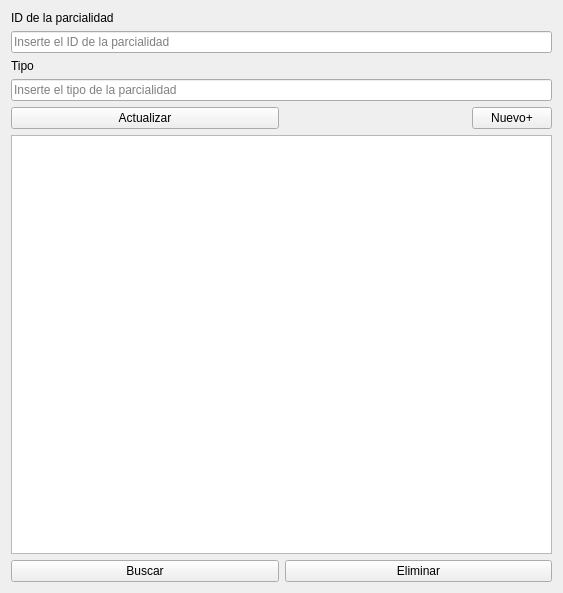
<?xml version="1.0" encoding="UTF-8"?>
<ui version="4.0">
 <class>VentanaParcialidades</class>
 <widget class="QWidget" name="VentanaParcialidades">
  <property name="geometry">
   <rect>
    <x>0</x>
    <y>0</y>
    <width>563</width>
    <height>593</height>
   </rect>
  </property>
  <property name="maximumSize">
   <size>
    <width>563</width>
    <height>16777215</height>
   </size>
  </property>
  <property name="windowTitle">
   <string>Parcialidades</string>
  </property>
  <layout class="QGridLayout" name="gridLayout">
   <item row="1" column="0" colspan="2">
    <widget class="QLineEdit" name="lineIDParcialidades">
     <property name="placeholderText">
      <string>Inserte el ID de la parcialidad</string>
     </property>
    </widget>
   </item>
   <item row="2" column="0" colspan="2">
    <widget class="QLabel" name="label_2">
     <property name="text">
      <string>Tipo</string>
     </property>
    </widget>
   </item>
   <item row="7" column="0">
    <widget class="QPushButton" name="pparcialidadesBuscar">
     <property name="text">
      <string>Buscar</string>
     </property>
    </widget>
   </item>
   <item row="5" column="1" alignment="Qt::AlignmentFlag::AlignRight">
    <widget class="QPushButton" name="pparcialidadesNuevo">
     <property name="text">
      <string>Nuevo+</string>
     </property>
    </widget>
   </item>
   <item row="7" column="1">
    <widget class="QPushButton" name="pparcialidadesEliminar">
     <property name="text">
      <string>Eliminar</string>
     </property>
    </widget>
   </item>
   <item row="3" column="0" colspan="2">
    <widget class="QLineEdit" name="lineTipoParcialidades">
     <property name="placeholderText">
      <string>Inserte el tipo de la parcialidad</string>
     </property>
    </widget>
   </item>
   <item row="5" column="0">
    <widget class="QPushButton" name="pparcialidadesActualizar">
     <property name="text">
      <string>Actualizar</string>
     </property>
    </widget>
   </item>
   <item row="0" column="0" colspan="2">
    <widget class="QLabel" name="label">
     <property name="text">
      <string>ID de la parcialidad</string>
     </property>
    </widget>
   </item>
   <item row="6" column="0" colspan="2">
    <widget class="QTableView" name="vistaParcialidades"/>
   </item>
  </layout>
 </widget>
 <resources/>
 <connections/>
</ui>
